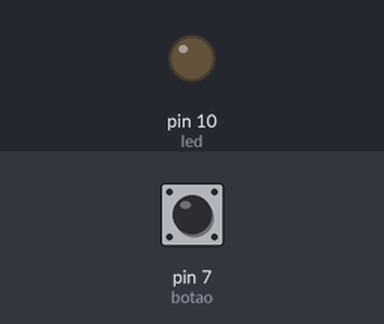
A sketch run on a simulated Arduino Uno, built with avr-gcc and run on an emulated ATmega328P. Parts: output pins drawn as LEDs (lit = HIGH). The test bench sets the inputs (shaded band); at power-on: pin 7 (botao) HIGH.

Above: at 1.2 s.
1.3 s: pin 7 (botao) pulled LOW for 0.15 s
At 1.37 s:
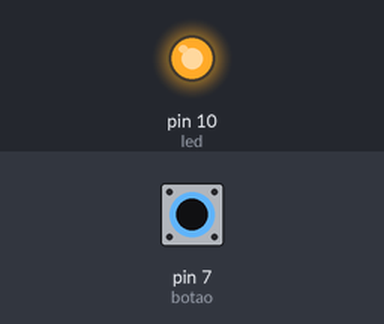
2.9 s: pin 7 (botao) pulled LOW for 3.2 s
At 7.2 s:
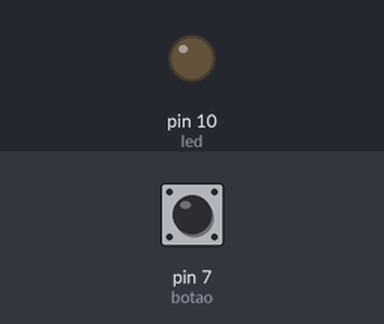
Timing chart, 0 to 8.7 s (numbered marks = the images above; inputs shaded):
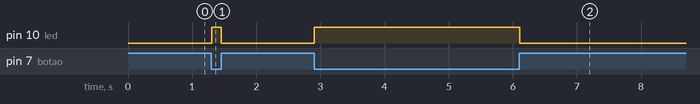

Measured:
- after the input at 1.3 s, pin 10 (led): LOW → HIGH at once, → LOW 0.15 s later
- after the input at 2.9 s, pin 10 (led): LOW → HIGH at once, → LOW 3.2 s later

The sketch:

Exe_7_Interruptor_de_Luz_Intermitente.ino
```cpp
// AUTOR...: MAKERHERO
// Aluno...: Adriano
// Programa: Interruptor de Luz Intermitente
// Data....: 19/12/2025

//----------------Declara as variaveis do codigo----------------

int botao = 7;                         // Declara a variável botao e atribui o valor 7 a ela
int led = 10;                          // Declara a variável led e atribui o valor 10 a ela
bool estadoLed = LOW;                  // Declara a variável estadoLed e atribui o valor LOW a ela
bool estadoBotao = LOW;                // Declara a variável estadoBotao e atribui o valor LOW a ela

//----------------Funcao executada uma vez na inicializacao do sistema----------------

void setup() {

  pinMode(botao, INPUT_PULLUP);        // Configura a porta 7 (valor da variável botao) como entrada com resistor de Pull-Up integrado

  pinMode(led, OUTPUT);                // Configura a porta 10 (valor da variável led) como saida

}

//----------------Funcao executada repetidamente enquanto o sistema estiver ligado----------------

void loop() {

  estadoBotao = digitalRead(botao);    // Le o estado do botao (HIGH ou LOW) e atribui o valor a variavel estadoBotao

  estadoLed = !estadoBotao;             // Atribui o valor oposto ao da variavel estadoBotao a variavel estadoLed

  digitalWrite(led, estadoLed);        // Apaga ou acende o LED de acordo com o valor da variavel estadoLed (HIGH faz o LED acender e LOW faz o LED apagar)

  delay(10);                           // Aguarda 10 milissegundos

}
```
